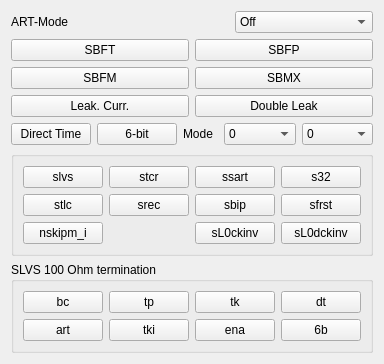
     <widget class="QWidget" name="tab">
      <attribute name="title">
       <string>Advanced Settings</string>
      </attribute>
      <layout class="QGridLayout" name="gridLayout_8">
       <item row="0" column="0" colspan="5">
        <layout class="QGridLayout" name="gridLayout_12">
         <item row="1" column="2">
          <widget class="QComboBox" name="sfam">
           <property name="font">
            <font>
             <family>Arial</family>
             <pointsize>9</pointsize>
            </font>
           </property>
           <item>
            <property name="text">
             <string>Off</string>
            </property>
           </item>
           <item>
            <property name="text">
             <string>Timing At Threshold</string>
            </property>
           </item>
           <item>
            <property name="text">
             <string>Timing At Peak</string>
            </property>
           </item>
          </widget>
         </item>
         <item row="1" column="0" colspan="2">
          <widget class="QLabel" name="sfamLabel">
           <property name="font">
            <font>
             <family>Arial</family>
             <pointsize>9</pointsize>
            </font>
           </property>
           <property name="text">
            <string>ART-Mode</string>
           </property>
          </widget>
         </item>
        </layout>
       </item>
       <item row="3" column="0">
        <widget class="QPushButton" name="sttt">
         <property name="minimumSize">
          <size>
           <width>64</width>
           <height>0</height>
          </size>
         </property>
         <property name="text">
          <string>Direct Time</string>
         </property>
         <property name="checkable">
          <bool>true</bool>
         </property>
        </widget>
       </item>
       <item row="3" column="3">
        <widget class="QComboBox" name="stpp">
         <property name="font">
          <font>
           <family>Arial</family>
           <pointsize>9</pointsize>
          </font>
         </property>
         <item>
          <property name="text">
           <string>0</string>
          </property>
         </item>
         <item>
          <property name="text">
           <string>1</string>
          </property>
         </item>
        </widget>
       </item>
       <item row="3" column="4">
        <widget class="QComboBox" name="stot">
         <property name="font">
          <font>
           <family>Arial</family>
           <pointsize>9</pointsize>
          </font>
         </property>
         <item>
          <property name="text">
           <string>0</string>
          </property>
         </item>
         <item>
          <property name="text">
           <string>1</string>
          </property>
         </item>
        </widget>
       </item>
       <item row="4" column="0" colspan="5">
        <widget class="QGroupBox" name="gridGroupBox_3">
         <layout class="QGridLayout" name="gridLayout">
          <item row="0" column="2">
           <widget class="QPushButton" name="ssart">
            <property name="text">
             <string>ssart</string>
            </property>
            <property name="checkable">
             <bool>true</bool>
            </property>
           </widget>
          </item>
          <item row="0" column="0">
           <widget class="QPushButton" name="slvs">
            <property name="text">
             <string>slvs</string>
            </property>
            <property name="checkable">
             <bool>true</bool>
            </property>
           </widget>
          </item>
          <item row="0" column="1">
           <widget class="QPushButton" name="stcr">
            <property name="text">
             <string>stcr</string>
            </property>
            <property name="checkable">
             <bool>true</bool>
            </property>
           </widget>
          </item>
          <item row="2" column="3">
           <widget class="QPushButton" name="sL0dckinv">
            <property name="text">
             <string>sL0dckinv</string>
            </property>
            <property name="checkable">
             <bool>true</bool>
            </property>
           </widget>
          </item>
          <item row="0" column="3">
           <widget class="QPushButton" name="s32">
            <property name="text">
             <string>s32</string>
            </property>
            <property name="checkable">
             <bool>true</bool>
            </property>
           </widget>
          </item>
          <item row="1" column="0">
           <widget class="QPushButton" name="stlc">
            <property name="text">
             <string>stlc</string>
            </property>
            <property name="checkable">
             <bool>true</bool>
            </property>
           </widget>
          </item>
          <item row="1" column="1">
           <widget class="QPushButton" name="srec">
            <property name="text">
             <string>srec</string>
            </property>
            <property name="checkable">
             <bool>true</bool>
            </property>
           </widget>
          </item>
          <item row="1" column="2">
           <widget class="QPushButton" name="sbip">
            <property name="text">
             <string>sbip</string>
            </property>
            <property name="checkable">
             <bool>true</bool>
            </property>
           </widget>
          </item>
          <item row="2" column="2">
           <widget class="QPushButton" name="sL0ckinv">
            <property name="text">
             <string>sL0ckinv</string>
            </property>
            <property name="checkable">
             <bool>true</bool>
            </property>
           </widget>
          </item>
          <item row="1" column="3">
           <widget class="QPushButton" name="sfrst">
            <property name="text">
             <string>sfrst</string>
            </property>
            <property name="checkable">
             <bool>true</bool>
            </property>
           </widget>
          </item>
          <item row="2" column="0">
           <widget class="QPushButton" name="nskipm_i">
            <property name="text">
             <string>nskipm_i</string>
            </property>
            <property name="checkable">
             <bool>true</bool>
            </property>
           </widget>
          </item>
         </layout>
        </widget>
       </item>
       <item row="5" column="0" colspan="5">
        <widget class="QGroupBox" name="groupBox_2">
         <property name="maximumSize">
          <size>
           <width>400</width>
           <height>16777215</height>
          </size>
         </property>
         <property name="title">
          <string>SLVS 100 Ohm termination</string>
         </property>
         <layout class="QGridLayout" name="gridLayout_2">
          <item row="0" column="0">
           <widget class="QPushButton" name="slvsbc">
            <property name="text">
             <string>bc</string>
            </property>
            <property name="checkable">
             <bool>true</bool>
            </property>
            <property name="checked">
             <bool>false</bool>
            </property>
           </widget>
          </item>
          <item row="0" column="1">
           <widget class="QPushButton" name="slvstp">
            <property name="text">
             <string>tp</string>
            </property>
            <property name="checkable">
             <bool>true</bool>
            </property>
           </widget>
          </item>
          <item row="0" column="2">
           <widget class="QPushButton" name="slvstk">
            <property name="text">
             <string>tk</string>
            </property>
            <property name="checkable">
             <bool>true</bool>
            </property>
           </widget>
          </item>
          <item row="0" column="3">
           <widget class="QPushButton" name="slvsdt">
            <property name="text">
             <string>dt</string>
            </property>
            <property name="checkable">
             <bool>true</bool>
            </property>
           </widget>
          </item>
          <item row="1" column="0">
           <widget class="QPushButton" name="slvsart">
            <property name="text">
             <string>art</string>
            </property>
            <property name="checkable">
             <bool>true</bool>
            </property>
           </widget>
          </item>
          <item row="1" column="1">
           <widget class="QPushButton" name="slvstki">
            <property name="text">
             <string>tki</string>
            </property>
            <property name="checkable">
             <bool>true</bool>
            </property>
           </widget>
          </item>
          <item row="1" column="2">
           <widget class="QPushButton" name="slvsena">
            <property name="text">
             <string>ena</string>
            </property>
            <property name="checkable">
             <bool>true</bool>
            </property>
           </widget>
          </item>
          <item row="1" column="3">
           <widget class="QPushButton" name="slvs6b">
            <property name="text">
             <string>6b</string>
            </property>
            <property name="checkable">
             <bool>true</bool>
            </property>
           </widget>
          </item>
         </layout>
        </widget>
       </item>
       <item row="3" column="2">
        <widget class="QLabel" name="stotLabel">
         <property name="maximumSize">
          <size>
           <width>35</width>
           <height>16777215</height>
          </size>
         </property>
         <property name="font">
          <font>
           <family>Arial</family>
           <pointsize>9</pointsize>
          </font>
         </property>
         <property name="text">
          <string>Mode</string>
         </property>
        </widget>
       </item>
       <item row="3" column="1">
        <widget class="QPushButton" name="s6b">
         <property name="text">
          <string>6-bit</string>
         </property>
         <property name="checkable">
          <bool>true</bool>
         </property>
        </widget>
       </item>
       <item row="1" column="0" colspan="5">
        <layout class="QGridLayout" name="gridLayout_5">
         <item row="0" column="1">
          <widget class="QPushButton" name="sbft">
           <property name="text">
            <string>SBFT</string>
           </property>
           <property name="checkable">
            <bool>true</bool>
           </property>
          </widget>
         </item>
         <item row="3" column="2">
          <widget class="QPushButton" name="sfm">
           <property name="text">
            <string>Double Leak</string>
           </property>
           <property name="checkable">
            <bool>true</bool>
           </property>
          </widget>
         </item>
         <item row="0" column="2">
          <widget class="QPushButton" name="sbfp">
           <property name="text">
            <string>SBFP</string>
           </property>
           <property name="checkable">
            <bool>true</bool>
           </property>
           <property name="autoDefault">
            <bool>false</bool>
           </property>
          </widget>
         </item>
         <item row="3" column="1">
          <widget class="QPushButton" name="slg">
           <property name="text">
            <string>Leak. Curr.</string>
           </property>
           <property name="checkable">
            <bool>true</bool>
           </property>
          </widget>
         </item>
         <item row="1" column="1">
          <widget class="QPushButton" name="sbfm">
           <property name="text">
            <string>SBFM</string>
           </property>
           <property name="checkable">
            <bool>true</bool>
           </property>
          </widget>
         </item>
         <item row="1" column="2">
          <widget class="QPushButton" name="sbmx">
           <property name="text">
            <string>SBMX</string>
           </property>
           <property name="checkable">
            <bool>true</bool>
           </property>
          </widget>
         </item>
        </layout>
       </item>
      </layout>
     </widget>
